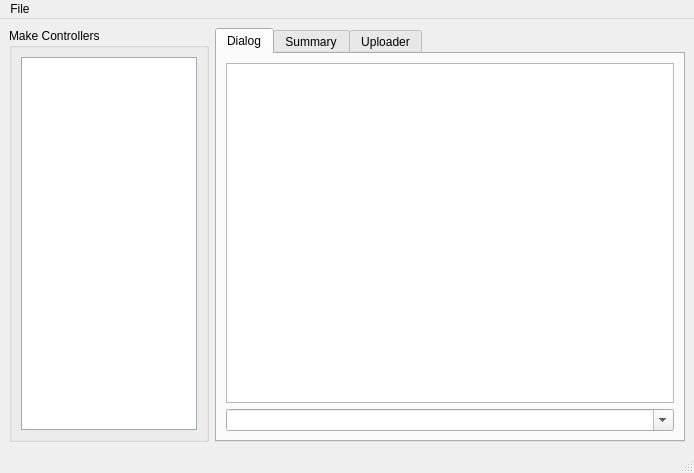
<ui version="4.0" >
 <author></author>
 <comment></comment>
 <exportmacro></exportmacro>
 <class>McHelperWindow</class>
 <widget class="QMainWindow" name="McHelperWindow" >
  <property name="geometry" >
   <rect>
    <x>0</x>
    <y>0</y>
    <width>694</width>
    <height>472</height>
   </rect>
  </property>
  <property name="sizePolicy" >
   <sizepolicy>
    <hsizetype>5</hsizetype>
    <vsizetype>5</vsizetype>
    <horstretch>0</horstretch>
    <verstretch>0</verstretch>
   </sizepolicy>
  </property>
  <property name="windowTitle" >
   <string>Make Controller Helper</string>
  </property>
  <widget class="QWidget" name="centralwidget" >
   <layout class="QHBoxLayout" >
    <property name="margin" >
     <number>9</number>
    </property>
    <property name="spacing" >
     <number>6</number>
    </property>
    <item>
     <widget class="QGroupBox" name="groupBoxDevices" >
      <property name="sizePolicy" >
       <sizepolicy>
        <hsizetype>7</hsizetype>
        <vsizetype>7</vsizetype>
        <horstretch>0</horstretch>
        <verstretch>0</verstretch>
       </sizepolicy>
      </property>
      <property name="minimumSize" >
       <size>
        <width>160</width>
        <height>0</height>
       </size>
      </property>
      <property name="maximumSize" >
       <size>
        <width>200</width>
        <height>16777215</height>
       </size>
      </property>
      <property name="title" >
       <string>Make Controllers</string>
      </property>
      <layout class="QVBoxLayout" >
       <property name="margin" >
        <number>9</number>
       </property>
       <property name="spacing" >
        <number>6</number>
       </property>
       <item>
        <widget class="QListView" name="listViewDevices" >
         <property name="sizePolicy" >
          <sizepolicy>
           <hsizetype>7</hsizetype>
           <vsizetype>7</vsizetype>
           <horstretch>0</horstretch>
           <verstretch>0</verstretch>
          </sizepolicy>
         </property>
         <property name="palette" >
          <palette>
           <active>
            <color>
             <red>0</red>
             <green>0</green>
             <blue>0</blue>
            </color>
            <color>
             <red>204</red>
             <green>220</green>
             <blue>236</blue>
            </color>
            <color>
             <red>255</red>
             <green>255</green>
             <blue>255</blue>
            </color>
            <color>
             <red>229</red>
             <green>237</green>
             <blue>245</blue>
            </color>
            <color>
             <red>102</red>
             <green>110</green>
             <blue>118</blue>
            </color>
            <color>
             <red>136</red>
             <green>147</green>
             <blue>157</blue>
            </color>
            <color>
             <red>0</red>
             <green>0</green>
             <blue>0</blue>
            </color>
            <color>
             <red>255</red>
             <green>255</green>
             <blue>255</blue>
            </color>
            <color>
             <red>0</red>
             <green>0</green>
             <blue>0</blue>
            </color>
            <color>
             <red>255</red>
             <green>255</green>
             <blue>255</blue>
            </color>
            <color>
             <red>204</red>
             <green>220</green>
             <blue>236</blue>
            </color>
            <color>
             <red>0</red>
             <green>0</green>
             <blue>0</blue>
            </color>
            <color>
             <red>49</red>
             <green>106</green>
             <blue>197</blue>
            </color>
            <color>
             <red>255</red>
             <green>255</green>
             <blue>255</blue>
            </color>
            <color>
             <red>0</red>
             <green>0</green>
             <blue>255</blue>
            </color>
            <color>
             <red>255</red>
             <green>0</green>
             <blue>255</blue>
            </color>
            <color>
             <red>229</red>
             <green>237</green>
             <blue>245</blue>
            </color>
           </active>
           <inactive>
            <color>
             <red>0</red>
             <green>0</green>
             <blue>0</blue>
            </color>
            <color>
             <red>204</red>
             <green>220</green>
             <blue>236</blue>
            </color>
            <color>
             <red>255</red>
             <green>255</green>
             <blue>255</blue>
            </color>
            <color>
             <red>229</red>
             <green>237</green>
             <blue>245</blue>
            </color>
            <color>
             <red>102</red>
             <green>110</green>
             <blue>118</blue>
            </color>
            <color>
             <red>136</red>
             <green>147</green>
             <blue>157</blue>
            </color>
            <color>
             <red>0</red>
             <green>0</green>
             <blue>0</blue>
            </color>
            <color>
             <red>255</red>
             <green>255</green>
             <blue>255</blue>
            </color>
            <color>
             <red>0</red>
             <green>0</green>
             <blue>0</blue>
            </color>
            <color>
             <red>255</red>
             <green>255</green>
             <blue>255</blue>
            </color>
            <color>
             <red>204</red>
             <green>220</green>
             <blue>236</blue>
            </color>
            <color>
             <red>0</red>
             <green>0</green>
             <blue>0</blue>
            </color>
            <color>
             <red>236</red>
             <green>233</green>
             <blue>216</blue>
            </color>
            <color>
             <red>0</red>
             <green>0</green>
             <blue>0</blue>
            </color>
            <color>
             <red>0</red>
             <green>0</green>
             <blue>255</blue>
            </color>
            <color>
             <red>255</red>
             <green>0</green>
             <blue>255</blue>
            </color>
            <color>
             <red>229</red>
             <green>237</green>
             <blue>245</blue>
            </color>
           </inactive>
           <disabled>
            <color>
             <red>102</red>
             <green>110</green>
             <blue>118</blue>
            </color>
            <color>
             <red>204</red>
             <green>220</green>
             <blue>236</blue>
            </color>
            <color>
             <red>255</red>
             <green>255</green>
             <blue>255</blue>
            </color>
            <color>
             <red>229</red>
             <green>237</green>
             <blue>245</blue>
            </color>
            <color>
             <red>102</red>
             <green>110</green>
             <blue>118</blue>
            </color>
            <color>
             <red>136</red>
             <green>147</green>
             <blue>157</blue>
            </color>
            <color>
             <red>102</red>
             <green>110</green>
             <blue>118</blue>
            </color>
            <color>
             <red>255</red>
             <green>255</green>
             <blue>255</blue>
            </color>
            <color>
             <red>102</red>
             <green>110</green>
             <blue>118</blue>
            </color>
            <color>
             <red>204</red>
             <green>220</green>
             <blue>236</blue>
            </color>
            <color>
             <red>204</red>
             <green>220</green>
             <blue>236</blue>
            </color>
            <color>
             <red>0</red>
             <green>0</green>
             <blue>0</blue>
            </color>
            <color>
             <red>49</red>
             <green>106</green>
             <blue>197</blue>
            </color>
            <color>
             <red>255</red>
             <green>255</green>
             <blue>255</blue>
            </color>
            <color>
             <red>0</red>
             <green>0</green>
             <blue>255</blue>
            </color>
            <color>
             <red>255</red>
             <green>0</green>
             <blue>255</blue>
            </color>
            <color>
             <red>204</red>
             <green>220</green>
             <blue>236</blue>
            </color>
           </disabled>
          </palette>
         </property>
         <property name="focusPolicy" >
          <enum>Qt::NoFocus</enum>
         </property>
        </widget>
       </item>
      </layout>
     </widget>
    </item>
    <item>
     <widget class="QTabWidget" name="tabWidget" >
      <property name="focusPolicy" >
       <enum>Qt::NoFocus</enum>
      </property>
      <property name="currentIndex" >
       <number>0</number>
      </property>
      <widget class="QWidget" name="dialogTab" >
       <attribute name="title" >
        <string>Dialog</string>
       </attribute>
       <layout class="QVBoxLayout" >
        <property name="margin" >
         <number>9</number>
        </property>
        <property name="spacing" >
         <number>6</number>
        </property>
        <item>
         <widget class="QTextEdit" name="mainConsole" >
          <property name="focusPolicy" >
           <enum>Qt::NoFocus</enum>
          </property>
          <property name="lineWrapMode" >
           <enum>QTextEdit::WidgetWidth</enum>
          </property>
          <property name="readOnly" >
           <bool>true</bool>
          </property>
         </widget>
        </item>
        <item>
         <widget class="QComboBox" name="commandLine" >
          <property name="sizePolicy" >
           <sizepolicy>
            <hsizetype>7</hsizetype>
            <vsizetype>0</vsizetype>
            <horstretch>0</horstretch>
            <verstretch>0</verstretch>
           </sizepolicy>
          </property>
          <property name="maximumSize" >
           <size>
            <width>16777215</width>
            <height>16777215</height>
           </size>
          </property>
          <property name="editable" >
           <bool>true</bool>
          </property>
          <property name="currentIndex" >
           <number>-1</number>
          </property>
          <property name="maxCount" >
           <number>10</number>
          </property>
          <property name="insertPolicy" >
           <enum>QComboBox::NoInsert</enum>
          </property>
          <property name="minimumContentsLength" >
           <number>1</number>
          </property>
          <property name="autoCompletionCaseSensitivity" >
           <enum>Qt::CaseSensitive</enum>
          </property>
          <property name="frame" >
           <bool>true</bool>
          </property>
         </widget>
        </item>
       </layout>
      </widget>
      <widget class="QWidget" name="inspectorTab" >
       <attribute name="title" >
        <string>Summary</string>
       </attribute>
       <layout class="QVBoxLayout" >
        <property name="margin" >
         <number>9</number>
        </property>
        <property name="spacing" >
         <number>6</number>
        </property>
        <item>
         <widget class="QGroupBox" name="groupBox" >
          <property name="minimumSize" >
           <size>
            <width>440</width>
            <height>150</height>
           </size>
          </property>
          <property name="maximumSize" >
           <size>
            <width>450</width>
            <height>150</height>
           </size>
          </property>
          <property name="title" >
           <string>System</string>
          </property>
          <widget class="QWidget" name="gridLayout" >
           <property name="geometry" >
            <rect>
             <x>20</x>
             <y>20</y>
             <width>401</width>
             <height>121</height>
            </rect>
           </property>
           <layout class="QGridLayout" >
            <property name="margin" >
             <number>0</number>
            </property>
            <property name="spacing" >
             <number>6</number>
            </property>
            <item row="3" column="1" >
             <widget class="QLineEdit" name="systemFreeMemory" >
              <property name="focusPolicy" >
               <enum>Qt::NoFocus</enum>
              </property>
              <property name="readOnly" >
               <bool>true</bool>
              </property>
             </widget>
            </item>
            <item row="1" column="1" >
             <widget class="QLineEdit" name="systemSerialNumber" />
            </item>
            <item row="0" column="1" >
             <widget class="QLineEdit" name="systemName" />
            </item>
            <item row="2" column="1" >
             <widget class="QLineEdit" name="systemFirmwareVersion" >
              <property name="focusPolicy" >
               <enum>Qt::NoFocus</enum>
              </property>
              <property name="readOnly" >
               <bool>true</bool>
              </property>
             </widget>
            </item>
            <item row="0" column="0" >
             <widget class="QLabel" name="label" >
              <property name="text" >
               <string>Name:</string>
              </property>
              <property name="buddy" >
               <cstring>systemName</cstring>
              </property>
             </widget>
            </item>
            <item row="1" column="0" >
             <widget class="QLabel" name="label_2" >
              <property name="text" >
               <string>Serial Number:</string>
              </property>
              <property name="buddy" >
               <cstring>systemSerialNumber</cstring>
              </property>
             </widget>
            </item>
            <item row="2" column="0" >
             <widget class="QLabel" name="label_3" >
              <property name="text" >
               <string>Firmware Version:</string>
              </property>
              <property name="buddy" >
               <cstring>systemFirmwareVersion</cstring>
              </property>
             </widget>
            </item>
            <item row="3" column="0" >
             <widget class="QLabel" name="label_4" >
              <property name="text" >
               <string>Free Memory:</string>
              </property>
              <property name="buddy" >
               <cstring>systemFreeMemory</cstring>
              </property>
             </widget>
            </item>
           </layout>
          </widget>
         </widget>
        </item>
        <item>
         <widget class="QGroupBox" name="groupBox_2" >
          <property name="minimumSize" >
           <size>
            <width>440</width>
            <height>210</height>
           </size>
          </property>
          <property name="maximumSize" >
           <size>
            <width>450</width>
            <height>215</height>
           </size>
          </property>
          <property name="title" >
           <string>Network</string>
          </property>
          <widget class="QCheckBox" name="dhcpCheckBox" >
           <property name="geometry" >
            <rect>
             <x>30</x>
             <y>180</y>
             <width>71</width>
             <height>18</height>
            </rect>
           </property>
           <property name="text" >
            <string>DHCP</string>
           </property>
          </widget>
          <widget class="QCheckBox" name="webserverCheckBox" >
           <property name="geometry" >
            <rect>
             <x>110</x>
             <y>180</y>
             <width>81</width>
             <height>18</height>
            </rect>
           </property>
           <property name="text" >
            <string>Webserver</string>
           </property>
          </widget>
          <widget class="QWidget" name="gridLayout_2" >
           <property name="geometry" >
            <rect>
             <x>20</x>
             <y>30</y>
             <width>401</width>
             <height>129</height>
            </rect>
           </property>
           <layout class="QGridLayout" >
            <property name="margin" >
             <number>0</number>
            </property>
            <property name="spacing" >
             <number>6</number>
            </property>
            <item row="2" column="1" >
             <widget class="QLineEdit" name="netGatewayLineEdit" />
            </item>
            <item row="0" column="1" >
             <widget class="QLineEdit" name="netAddressLineEdit" />
            </item>
            <item row="3" column="0" >
             <widget class="QLabel" name="label_8" >
              <property name="text" >
               <string>MAC Address:</string>
              </property>
              <property name="buddy" >
               <cstring>netMACLineEdit</cstring>
              </property>
             </widget>
            </item>
            <item row="1" column="1" >
             <widget class="QLineEdit" name="netMaskLineEdit" />
            </item>
            <item row="1" column="0" >
             <widget class="QLabel" name="label_6" >
              <property name="text" >
               <string>Network Mask:</string>
              </property>
              <property name="buddy" >
               <cstring>netMaskLineEdit</cstring>
              </property>
             </widget>
            </item>
            <item row="3" column="1" >
             <widget class="QLineEdit" name="netMACLineEdit" />
            </item>
            <item row="0" column="0" >
             <widget class="QLabel" name="label_5" >
              <property name="text" >
               <string>IP Address:</string>
              </property>
              <property name="buddy" >
               <cstring>netAddressLineEdit</cstring>
              </property>
             </widget>
            </item>
            <item row="2" column="0" >
             <widget class="QLabel" name="label_7" >
              <property name="text" >
               <string>Gateway/Router:</string>
              </property>
              <property name="buddy" >
               <cstring>netGatewayLineEdit</cstring>
              </property>
             </widget>
            </item>
           </layout>
          </widget>
          <widget class="QPushButton" name="networkApplyButton" >
           <property name="geometry" >
            <rect>
             <x>340</x>
             <y>170</y>
             <width>75</width>
             <height>23</height>
            </rect>
           </property>
           <property name="text" >
            <string>Apply</string>
           </property>
          </widget>
         </widget>
        </item>
       </layout>
      </widget>
      <widget class="QWidget" name="uploaderTab" >
       <attribute name="title" >
        <string>Uploader</string>
       </attribute>
       <layout class="QVBoxLayout" >
        <property name="margin" >
         <number>9</number>
        </property>
        <property name="spacing" >
         <number>6</number>
        </property>
        <item>
         <widget class="QGroupBox" name="uploaderGroupBox" >
          <property name="minimumSize" >
           <size>
            <width>380</width>
            <height>115</height>
           </size>
          </property>
          <property name="maximumSize" >
           <size>
            <width>16777215</width>
            <height>115</height>
           </size>
          </property>
          <property name="title" >
           <string>Firmware Uploader</string>
          </property>
          <property name="alignment" >
           <set>Qt::AlignHCenter|Qt::AlignTop</set>
          </property>
          <layout class="QVBoxLayout" >
           <property name="margin" >
            <number>9</number>
           </property>
           <property name="spacing" >
            <number>6</number>
           </property>
           <item>
            <layout class="QGridLayout" >
             <property name="margin" >
              <number>0</number>
             </property>
             <property name="spacing" >
              <number>6</number>
             </property>
             <item row="1" column="1" >
              <widget class="QProgressBar" name="progressBar" >
               <property name="value" >
                <number>24</number>
               </property>
               <property name="orientation" >
                <enum>Qt::Horizontal</enum>
               </property>
              </widget>
             </item>
             <item row="1" column="2" >
              <widget class="QPushButton" name="uploadButton" >
               <property name="minimumSize" >
                <size>
                 <width>80</width>
                 <height>32</height>
                </size>
               </property>
               <property name="maximumSize" >
                <size>
                 <width>80</width>
                 <height>32</height>
                </size>
               </property>
               <property name="focusPolicy" >
                <enum>Qt::NoFocus</enum>
               </property>
               <property name="text" >
                <string>Upload</string>
               </property>
              </widget>
             </item>
             <item row="0" column="2" >
              <widget class="QPushButton" name="fileSelectButton" >
               <property name="minimumSize" >
                <size>
                 <width>80</width>
                 <height>32</height>
                </size>
               </property>
               <property name="maximumSize" >
                <size>
                 <width>80</width>
                 <height>32</height>
                </size>
               </property>
               <property name="focusPolicy" >
                <enum>Qt::NoFocus</enum>
               </property>
               <property name="text" >
                <string>Browse</string>
               </property>
              </widget>
             </item>
             <item row="0" column="1" >
              <widget class="QComboBox" name="fileSelectText" >
               <property name="editable" >
                <bool>true</bool>
               </property>
               <property name="insertPolicy" >
                <enum>QComboBox::InsertAtTop</enum>
               </property>
               <property name="minimumContentsLength" >
                <number>1</number>
               </property>
              </widget>
             </item>
             <item row="0" column="0" >
              <widget class="QLabel" name="fileLabel" >
               <property name="acceptDrops" >
                <bool>false</bool>
               </property>
               <property name="text" >
                <string>.bin File:</string>
               </property>
               <property name="alignment" >
                <set>Qt::AlignCenter</set>
               </property>
               <property name="buddy" >
                <cstring>fileSelectText</cstring>
               </property>
              </widget>
             </item>
             <item row="1" column="0" >
              <spacer>
               <property name="orientation" >
                <enum>Qt::Horizontal</enum>
               </property>
               <property name="sizeType" >
                <enum>QSizePolicy::Fixed</enum>
               </property>
               <property name="sizeHint" >
                <size>
                 <width>50</width>
                 <height>20</height>
                </size>
               </property>
              </spacer>
             </item>
            </layout>
           </item>
          </layout>
         </widget>
        </item>
        <item>
         <spacer>
          <property name="orientation" >
           <enum>Qt::Vertical</enum>
          </property>
          <property name="sizeHint" >
           <size>
            <width>20</width>
            <height>40</height>
           </size>
          </property>
         </spacer>
        </item>
       </layout>
      </widget>
     </widget>
    </item>
   </layout>
  </widget>
  <widget class="QMenuBar" name="menubar" >
   <property name="geometry" >
    <rect>
     <x>0</x>
     <y>0</y>
     <width>694</width>
     <height>21</height>
    </rect>
   </property>
   <widget class="QMenu" name="menuFile" >
    <property name="title" >
     <string>File</string>
    </property>
    <addaction name="actionAboutMchelper" />
    <addaction name="actionClearOutput" />
   </widget>
   <addaction name="menuFile" />
  </widget>
  <widget class="QStatusBar" name="statusbar" />
  <action name="actionAboutMchelper" >
   <property name="text" >
    <string>About mchelper...</string>
   </property>
  </action>
  <action name="actionClearOutput" >
   <property name="text" >
    <string>Clear Output</string>
   </property>
  </action>
 </widget>
 <pixmapfunction></pixmapfunction>
 <tabstops>
  <tabstop>commandLine</tabstop>
  <tabstop>mainConsole</tabstop>
  <tabstop>systemName</tabstop>
  <tabstop>systemSerialNumber</tabstop>
  <tabstop>netAddressLineEdit</tabstop>
  <tabstop>netMaskLineEdit</tabstop>
  <tabstop>netGatewayLineEdit</tabstop>
  <tabstop>netMACLineEdit</tabstop>
  <tabstop>dhcpCheckBox</tabstop>
  <tabstop>webserverCheckBox</tabstop>
  <tabstop>fileSelectText</tabstop>
 </tabstops>
 <resources/>
 <connections/>
</ui>
